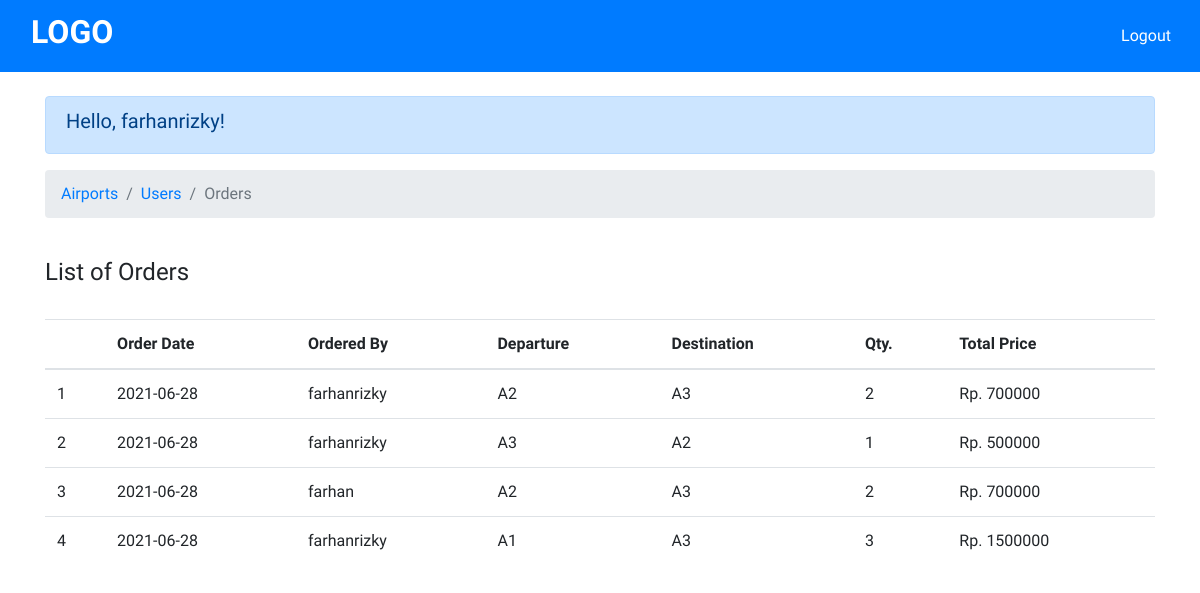
Page /admin/admin-orders.php (signed in) on the committed database.
### tables this page shows
CREATE TABLE `orders` (
  `order_id` int(11) NOT NULL,
  `username` varchar(50) NOT NULL,
  `departure` varchar(15) NOT NULL,
  `destination` varchar(15) NOT NULL,
  `order_date` varchar(15) NOT NULL,
  `flight_time` time NOT NULL,
  `qty` int(11) NOT NULL,
  `total_price` int(11) NOT NULL
);

### admin/admin-orders.php (the view, shortened to what this page needs)
<!DOCTYPE html>
<html lang="en">
<head>
  <link rel="stylesheet" href="https://maxcdn.bootstrapcdn.com/bootstrap/4.0.0/css/bootstrap.min.css">
</head>
<body>
  <nav class="navbar navbar-light bg-primary">
    <a class="navbar-brand" href="admin-airports.php">
      <div class="container" style="color: white;">
        <h2><b>LOGO</b></h2>
      </div>
    </a>
    <span class="navbar-text">
      <a href="../logout.php" style="color: white;" class="btn">Logout</a>
    </span>
  </nav>
  <div class="container">
    <br>
    <div class="alert alert-primary" role="alert">
      <h5>Hello, <?php echo $_SESSION['username']; ?>!</h5>
    </div>
    <nav aria-label="breadcrumb">
      <ol class="breadcrumb">
        <li class="breadcrumb-item"><a href="admin-airports.php">Airports</a></li>
        <li class="breadcrumb-item"><a href="admin-users.php">Users</a></li>
        <li class="breadcrumb-item active" aria-current="page">Orders</li>
      </ol>
    </nav>
    <br>
    <h4>List of Orders</h4>
    <br>
    <div class="table-responsive">
      <table class="table">
        <thead>
          <tr>
            <th></th>
            <th>Order Date</th>
            <th>Ordered By</th>
            <th>Departure</th>
            <th>Destination</th>
            <th>Qty.</th>
            <th>Total Price</th>
          </tr>
        </thead>
        <tbody>
          <tr>
            <?php
            include '../config.php';
            $num = 1;
            $getTableOrders = mysqli_query(
              $connect,
              "SELECT * FROM orders
              ORDER BY order_id"
            );
            while ($getDataTableOrders = mysqli_fetch_array($getTableOrders)) {
            ?>
              <td><?php echo $num++ ?></td>
              <td><?php echo $getDataTableOrders['order_date']; ?></td>
              <td><?php echo $getDataTableOrders['username']; ?></td>
              <td><?php echo $getDataTableOrders['departure']; ?></td>
              <td><?php echo $getDataTableOrders['destination']; ?></td>
              <td><?php echo $getDataTableOrders['qty']; ?></td>
              <td>Rp. <?php echo $getDataTableOrders['total_price']; ?></td>
          </tr>
        <?php
            }
        ?>
        </tbody>
      </table>
    </div>
  </div>
</body>
</html>

### admin/admin-orders.php (style rules this page uses)
body { font-family: 'Oswald', sans-serif; font-family: 'Raleway', sans-serif; }

### rows in the picture
orders: order_date "2021-06-28", username "farhanrizky", departure "A2", destination "A3", qty "2", total_price "700000"
orders: order_date "2021-06-28", username "farhanrizky", departure "A3", destination "A2", qty "1", total_price "500000"
orders: order_date "2021-06-28", username "farhan", departure "A2", destination "A3", qty "2", total_price "700000"
orders: order_date "2021-06-28", username "farhanrizky", departure "A1", destination "A3", qty "3", total_price "1500000"

### other values in the picture
$_SESSION['username'] "farhanrizky"
